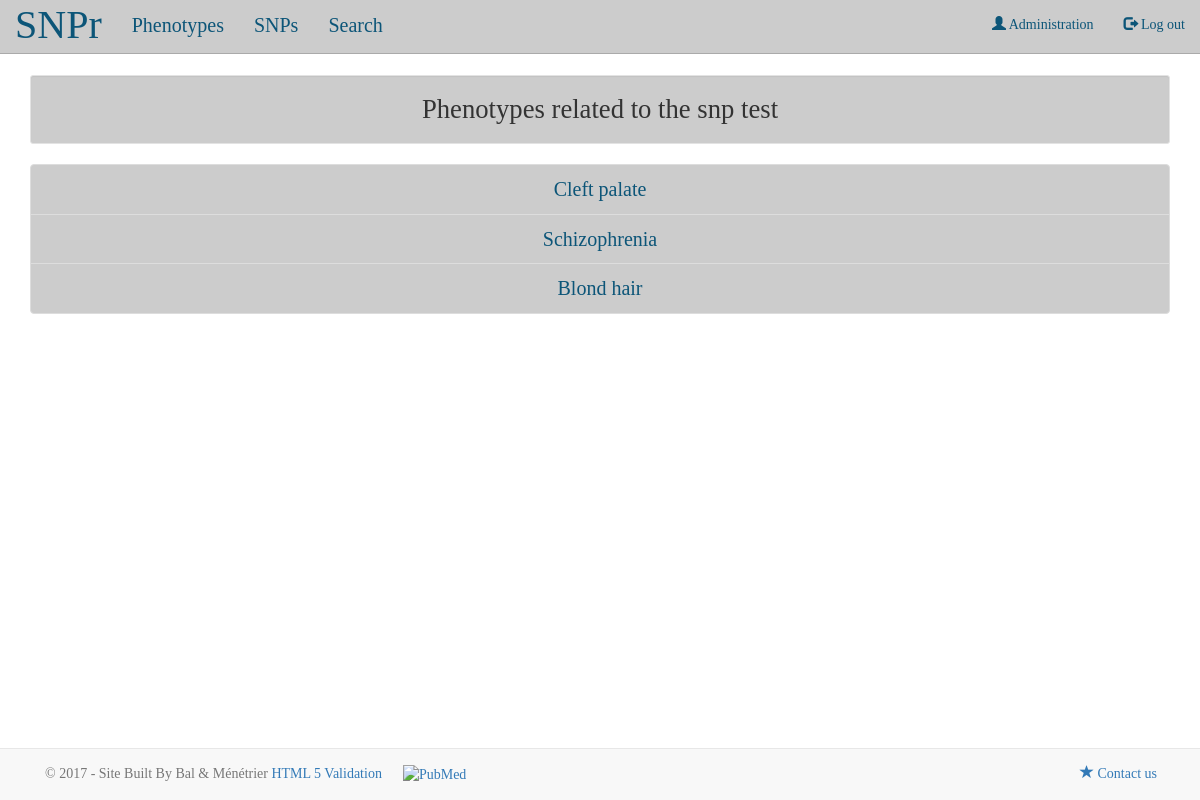
The page /snp/snp/62/ (signed in) on the database its author committed.
### snpref/models.py (models this page shows, shortened)
class SNP(models.Model):
    rs_id = models.CharField(max_length = 20)

class SNPRefPhen(models.Model):
    phenotype = models.ForeignKey(Phenotype, on_delete = models.CASCADE)
    snp = models.ForeignKey(SNP, on_delete = models.CASCADE)
    ref = models.ForeignKey(Reference, on_delete = models.CASCADE)

class Phenotype(models.Model):
    trait = models.CharField(max_length = 100)

### snpref/views.py (the view)
# urls.py: url(r'^snp/(?P<pk>[0-9]+)/?$', views.snp_detail,
def snp_detail(request, pk):
    if not request.user.is_authenticated:
        return redirect_to_connexion()
    snp = SNP.objects.get(pk = pk)
    snp_refs = SNPRefPhen.objects.filter(snp = snp)
    return render(request, 'snpref/snp_detail.html',
    {'snp_refs' : snp_refs, 'snp' : snp})

### snpref/templates/snpref/snp_detail.html
{% extends 'snpref/base.html' %}
{% block content %}
  <div class="well well-sm">
    <h4>Phenotypes related to the snp {{snp.rs_id}}</h4>
  </div>
    <div class = "list-group">
      {% for snp_ref in snp_refs %}
      <a class="list-group-item list-group-item-action"
      href="{% url 'snpref:phenotype_detail' pk=snp_ref.phenotype.pk%}">
        {{snp_ref.phenotype.trait}}
      </a>
      {% endfor %}
    </div>
{% endblock content %}

### snpref/static/css/snpref.css (style rules this page uses)
body { font-family: 'Ubuntu Condensed'; }
h4 { font-size : 20pt; text-align: center; }
.list-group .list-group-item { text-align: center; color: #0c5578; font-size: 15pt; background-color: #CCCCCC; }
.well { background-color: #CCCCCC; }

### rows shown on the page
SNP: rs_id "test"
SNPRefPhen: phenotype.trait "Cleft palate"
SNPRefPhen: phenotype.trait "Schizophrenia"
SNPRefPhen: phenotype.trait "Blond hair"
